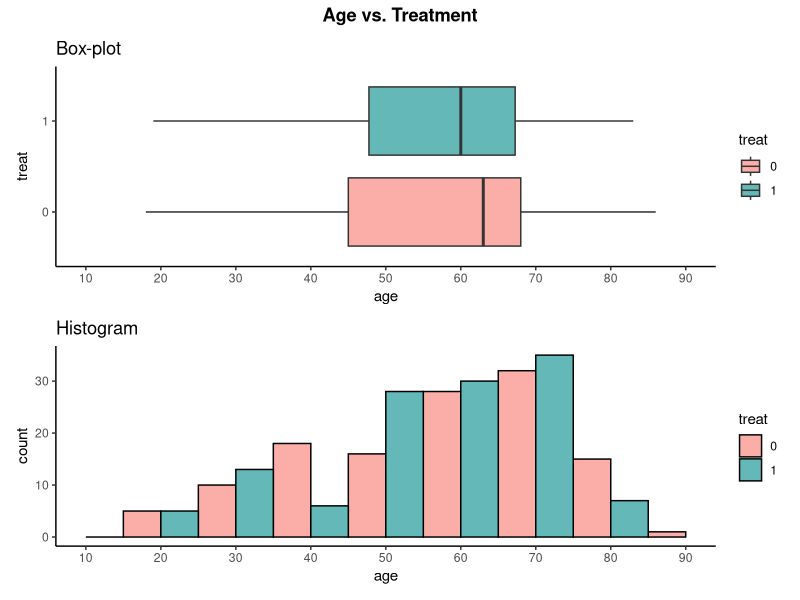
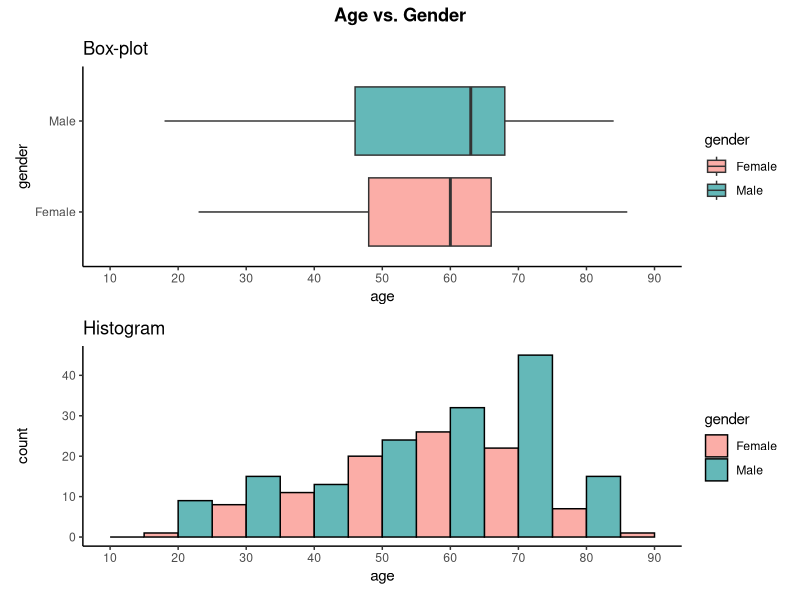

Recreate these plots in R, in order.
#   T Are there any correlated measurements?

#   K Does the preoperative pain change with age of the patients?
#   T Do BMI and age have a linear relationship?

#Load libraries
library(here)
library(tidyverse)
library(ggplot2)
library(patchwork)

data <- read.csv2(here("DATA", "clean_data.csv"))

#----- Does the age distribution depend on `treat`? --------------------------------------

# Set 'treat' as factor
data$treat <- factor(data$treat)

# Boxplot Age vs. Treat 
boxplot_treat <- ggplot(data, aes(x = treat, y = age, fill = treat)) +
  geom_boxplot() +
  scale_fill_manual(values = c("0" = "#FBADA7", "1" = "#64B8B8")) +
  scale_y_continuous(breaks = c(10, 20, 30, 40, 50, 60, 70, 80, 90), limits = c(10, 90)) +
  labs(title = "Box-plot") +
  theme_classic() +
  coord_flip()  

# Histogram Age vs. Treat 
histogram_treat <- ggplot(data, aes(y = age, fill = treat)) +
  geom_histogram(binwidth = 10, position = "dodge", color = "black") +
  scale_fill_manual(values = c("0" = "#FBADA7", "1" = "#64B8B8")) +
  scale_y_continuous(breaks = c(10, 20, 30, 40, 50, 60, 70, 80, 90), limits = c(10, 90)) +
  labs(title = "Histogram") +
  theme_classic() +
  coord_flip()  

# Combine plots 
Age_vs_treat_plot <- (boxplot_treat / histogram_treat) + 
  plot_annotation(
    title = "Age vs. Treatment",
    theme = theme(plot.title = element_text(hjust = 0.5, face = "bold"))
  )
Age_vs_treat_plot

#----- Does the age distribution of the patients depend on their sex (`gender`)?--------

# Boxplot: Age vs. Gender
boxplot_gender <- ggplot(data, aes(x = gender, y = age, fill = gender)) +
  geom_boxplot() +
  scale_fill_manual(values = c("Female" = "#FBADA7", "Male" = "#64B8B8")) +
  scale_y_continuous(breaks = c(10, 20, 30, 40, 50, 60, 70, 80, 90), limits = c(10, 90)) +
  labs(title = "Box-plot") +
  theme_classic() +
  coord_flip() 

# Histogram: Age vs. Gender
histogram_gender <- ggplot(data, aes(y = age, fill = gender)) +
  geom_histogram(binwidth = 10, position = "dodge", color = "black") +
  scale_fill_manual(values = c("Female" = "#FBADA7", "Male" = "#64B8B8")) +
  scale_y_continuous(breaks = c(10, 20, 30, 40, 50, 60, 70, 80, 90), limits = c(10, 90)) +
  labs(title = "Histogram") +
  theme_classic() +
  coord_flip() 

# Combine plots 
Age_vs_gender_plot <- (boxplot_gender / histogram_gender)  + 
  plot_annotation(
    title = "Age vs. Gender",
    theme = theme(plot.title = element_text(hjust = 0.5, face = "bold"))
  )

# Display the plot
Age_vs_gender_plot
